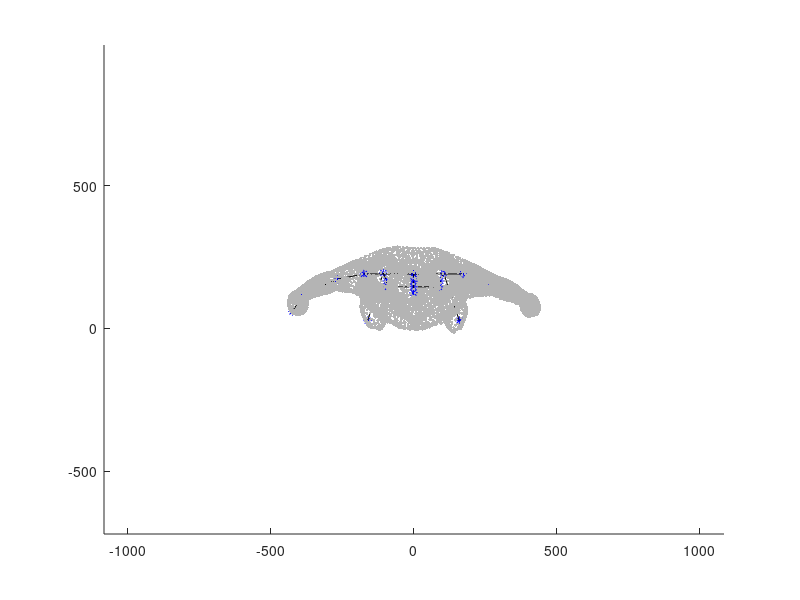

The MATLAB source for this figure: (Note: this script raises an error after producing the figure.)
clc 
clear all
addpath(genpath('external'));
addpath(genpath('functions'));
%addpath('F:\[GitHub]\Hand_deformation_model\functions');
%addpath('C:\Users\Hayoung Jung\Documents\[GitHub-Labtop]\Hand_deformation_model\functions');
%addpath('/Users/user/Documents/GitHub/Hand_deformation_model\functions');

load('Body_temp.mat');
V = Body_temp.V; F = Body_temp.F; COR = Body_temp.COR; v_segment = Body_temp.v_segment; weights = Body_temp.weights;
C = COR;

for i = 1:length(COR)
Body_temp.spheres{i}.center = COR(i,:);
Body_temp.spheres{i}.bone = Body_temp.parent(i);
end 

%% Visualization 3D body
C = COR;
figure()
hold on
axis equal
scatter3(V(:,1),V(:,2),V(:,3),'.', 'MarkerEdgeColor',[180/255, 180/255, 180/255])
plot3(C(:,1),C(:,2),C(:,3),'b*')
plot3(C([1 10 11 12 13],1),C([1 10 11 12 13],2),C([1 10 11 12 13],3), 'k-');
plot3(C(1:5,1),C(1:5,2),C(1:5,3), 'k-');
plot3(C([1 6:9],1),C([1 6:9],2),C([1 6:9],3), 'k-');
plot3(C(14:17,1),C(14:17,2),C(14:17,3), 'k-');
plot3(C(18:21,1),C(18:21,2),C(18:21,3), 'k-');
plot3(C([14 11 18],1),C([14 11 18],2),C([14 11 18],3), 'k-');
hold off

%% Transform matrix setting

transforms = cell(1, 21);
for i = 1 : 21
    transforms{i} = eye(4);
end
axes = bone_axes_body(COR);

% left-arm setting
COR_leftarm_link = zeros(16,1);
COR_leftarm_link(14:16,1) = [15; 16; 17];

%% transform matrix per vertex

% tansforms_vi = cell(1,13249);
% for i = 1:13249
%     transforms_vi{1} = eye(4);
% end
% axes = bone_axes_body(COR);

%%
angle = zeros(4,1);
COR_tr = COR;

% 1 rad = 57.3 deg. 0.785 rad = 45.0 deg.
angle(1) = 0;
angle(2) = 0; %shoulder flexion/extension
%angle(2) = 0;
angle(3) = 0; 
angle(4) = 0;

transforms{11} = matrix_rotation(...
    angle(1), ... % rotation angle  
    matrix_apply(transforms{10}, axes{11}(1 : 3, 1)'), ... % axis1: XX; axis2: XX; axis3: XXe
    matrix_apply(transforms{10}, axes{11}(1 : 3, 4)') ... % center
) * transforms{10};
% transforms{14} = matrix_rotation( ... % left shoulder
%     angle(2), ... % rotation angle: 0 ~ 2, range 3 = 180 deg.  
%     matrix_apply(transforms{11}, axes{14}(1 : 3, 2)'), ... % axis1: axis2: flexion(-)/extention(+); axis3: abduction(+)/adduction(-)
%     matrix_apply(transforms{11}, axes{14}(1 : 3, 4)') ... % center
% ) * transforms{11};
transforms{14} = matrix_rotation( ... % left shoulder
    angle(2), ... % rotation angle: 0 ~ 2, range 3 = 180 deg.  
    matrix_apply(transforms{11}, axes{14}(1 : 3, 3)'), ... % axis1: axis2: flexion(-)/extention(+); axis3: abduction(+)/adduction(-)
    matrix_apply(transforms{11}, axes{14}(1 : 3, 4)') ... % center
) * transforms{11};

transforms{15} = matrix_rotation( ... % left elbow
    angle(3), ...
    matrix_apply(transforms{14}, axes{15}(1 : 3, 2)'), ...
    matrix_apply(transforms{14}, axes{15}(1 : 3, 4)') ...
) * transforms{14};
transforms{16} = matrix_rotation( ... % left wrist
    angle(4), ...
    matrix_apply(transforms{15}, axes{16}(1 : 3, 2)'), ...
    matrix_apply(transforms{15}, axes{16}(1 : 3, 4)') ...
) * transforms{15};
transforms{17} = matrix_rotation( ... % hand tip
    0, ...
    matrix_apply(transforms{16}, axes{16}(1 : 3, 2)'), ... 
    matrix_apply(transforms{16}, axes{16}(1 : 3, 4)') ...
) * transforms{16};

for i = 15:17
    COR_tr(i,:) = matrix_apply(transforms{i-1}, COR_tr(i,:));
end 
axes = bone_axes_body(COR_tr);

angle(3) = 1; 
transforms{15} = matrix_rotation( ... % left elbow
    angle(3), ...
    matrix_apply(transforms{14}, axes{15}(1 : 3, 2)'), ... % axis2: flexion(+)/extension(-)
    matrix_apply(transforms{14}, axes{15}(1 : 3, 4)') ...
) * transforms{14};
transforms{16} = matrix_rotation( ... % left wrist
    angle(4), ...
    matrix_apply(transforms{15}, axes{16}(1 : 3, 2)'), ... % axis2: ulnar/radial deviation
    matrix_apply(transforms{15}, axes{16}(1 : 3, 4)') ...
) * transforms{15};
transforms{17} = matrix_rotation( ... % hand tip
    0, ...
    matrix_apply(transforms{16}, axes{16}(1 : 3, 2)'), ...
    matrix_apply(transforms{16}, axes{16}(1 : 3, 4)') ...
) * transforms{16};

for i = 16:17
    COR_tr(i,:) = matrix_apply(transforms{i-1}, COR_tr(i,:));
end
axes = bone_axes_body(COR_tr);

%% CoR transformation

% COR_tr(15,:) = matrix_apply(transforms{14}, COR_tr(15,:));
% COR_tr(16,:) = matrix_apply(transforms{15}, COR_tr(16,:));
% COR_tr(17,:) = matrix_apply(transforms{16}, COR_tr(17,:));

% for i = 16:17
%     COR_tr(i,:) = matrix_apply(transforms{i-1}, COR_tr(i,:));
% end 


%% CoR Transformed plot
figure()
hold on
axis equal
%scatter3(COR(14,1),COR(14,2),COR(14,3),'*', 'MarkerEdgeColor',[0/255, 0/255, 0/255])
scatter3(COR_tr(:,1),COR_tr(:,2),COR_tr(:,3),'*', 'MarkerEdgeColor',[0/255, 0/255, 255/255])
plot3(COR_tr([1 10 11 12 13],1),COR_tr([1 10 11 12 13],2),COR_tr([1 10 11 12 13],3), 'k-');
plot3(COR_tr(1:5,1),COR_tr(1:5,2),COR_tr(1:5,3), 'k-');
plot3(COR_tr([1 6:9],1),COR_tr([1 6:9],2),COR_tr([1 6:9],3), 'k-');
plot3(COR_tr(14:17,1),COR_tr(14:17,2),COR_tr(14:17,3), 'k-');
plot3(COR_tr(18:21,1),COR_tr(18:21,2),COR_tr(18:21,3), 'k-');
plot3(COR_tr([14 11 18],1),COR_tr([14 11 18],2),COR_tr([14 11 18],3), 'k-');
hold off
%% new transformation function

weight14 = weights(:,14);
LI = weight14 ~= 0;  % V14 vertices
LII = weight14 == 0; % non_V14 vertices
V14 = V(LI,:);
non_V14 = V(LII,:);
V14_weights = weight14(LI);

weighted_tr = zeros(size(V,1),3);
for i = 1:size(V,1)
    basic_T = eye(4);
    weighted_T = transforms{14}*weight14(i);
    
    if weight14(i) == 0
        T = basic_T;
    else
        T = weighted_T;;
    end
    %transforms{14} - T
    weighted_tr(i,:) = matrix_apply(T, V(i,:),1);
end 

test = weighted_tr - V


% vectors = matrix_apply(matrix, vectors, constant)
V14_transformed = matrix_apply(transforms{14},V14,1);

figure()
hold on
axis equal
scatter3(COR(14,1),COR(14,2),COR(14,3),'*', 'MarkerEdgeColor',[0/255, 0/255, 0/255])
scatter3(V14(:,1),V14(:,2),V14(:,3),'.', 'MarkerEdgeColor',[255/255, 0/255, 0/255])
scatter3(non_V14(:,1),non_V14(:,2),non_V14(:,3),'.', 'MarkerEdgeColor',[180/255, 180/255, 180/255])
scatter3(V14_transformed(:,1),V14_transformed(:,2),V14_transformed(:,3),'.', 'MarkerEdgeColor',[0/255, 0/255, 255/255])
hold off

figure()
hold on
axis equal
scatter3(COR(14:15,1),COR(14:15,2),COR(14:15,3),'*', 'MarkerEdgeColor',[0/255, 0/255, 0/255])
% scatter3(V14(:,1),V14(:,2),V14(:,3),'.', 'MarkerEdgeColor',[255/255, 0/255, 0/255])
scatter3(non_V14(:,1),non_V14(:,2),non_V14(:,3),'.', 'MarkerEdgeColor',[180/255, 180/255, 180/255])
%scatter3(weighted_V14(:,1),weighted_V14(:,2),weighted_V14(:,3),'.', 'MarkerEdgeColor',[0/255, 0/255, 255/255])
hold off

weighted_tr

figure() % whole plotting - posture changed
hold on
axis equal
scatter3(COR(14:15,1),COR(14:15,2),COR(14:15,3),'*', 'MarkerEdgeColor',[0/255, 0/255, 0/255])
scatter3(non_V14(:,1),non_V14(:,2),non_V14(:,3),'.', 'MarkerEdgeColor',[180/255, 180/255, 180/255]) % non_V14
%scatter3(weighted_tr(:,1),weighted_tr(:,2),weighted_tr(:,3),'.', 'MarkerEdgeColor',[0/255, 0/255, 255/255])
scatter3(test(:,1),test(:,2),test(:,3),'.', 'MarkerEdgeColor',[0/255, 0/255, 255/255])
hold off

%% 

transformed = Body_temp;
%transformed = skin_linear_body(transformed, transforms);
transformed = skin_dualquat_body(transformed, transforms);
axes = bone_axes_body(transformed.COR);

%% Plotting joint 14 influence weights

weight14 = weights(:,14);
LI = weight14 ~= 0;
LII = weight14 == 0;
V14 = V(LI,:);
non_V14 = V(LII,:);

AT = zeros(2,3);
AT(1,:) = V14(1,:);
cc = (transforms{14}*v_mx)';
AT(2,:) = cc(1,1:3);

figure()
hold on
axis equal
scatter3(V14(2:end,1),V14(2:end,2),V14(2:end,3),'.', 'MarkerEdgeColor',[255/255, 0/255, 0/255])
scatter3(non_V14(:,1),non_V14(:,2),non_V14(:,3),'.', 'MarkerEdgeColor',[180/255, 180/255, 180/255])
scatter3(AT(:,1),AT(:,2),AT(:,3),'.', 'MarkerEdgeColor',[0/255, 0/255, 255/255])
hold off



%% after transformation

C = transformed.COR;
V = transformed.V;
figure()
hold on
axis equal
scatter3(V(:,1),V(:,2),V(:,3),'.', 'MarkerEdgeColor',[180/255, 180/255, 180/255])
plot3(C(:,1),C(:,2),C(:,3),'b*')
plot3(C([1 10 11 12 13],1),C([1 10 11 12 13],2),C([1 10 11 12 13],3), 'k-');
plot3(C(1:5,1),C(1:5,2),C(1:5,3), 'k-');
plot3(C([1 6:9],1),C([1 6:9],2),C([1 6:9],3), 'k-');
plot3(C(14:17,1),C(14:17,2),C(14:17,3), 'k-');
plot3(C(18:21,1),C(18:21,2),C(18:21,3), 'k-');
plot3(C([14 11 18],1),C([14 11 18],2),C([14 11 18],3), 'k-');
hold off

%% angle apply
angle = zeros(19,1);

angle(1) = -0.4;
angle(2) = 0.2;
angle(3) = -0.6;

angle(4) = -0.15;
angle(5) = -0.35;
angle(6) = -0.1;

angle(7) = -0.3;
angle(8) = -0.25;
angle(9) = -0.15;

angle(10) = -0.35;
angle(11) = -0.40;
angle(12) = -0.1;

angle(13) = -0.65;
angle(14) = -0.4;
angle(15) = 0;

%MCP
% angle(16) = ;
angle(17) = 0.1;
angle(18) = 0.1;
% angle(19) = ;

%% MCP abduction/adduction motion
transforms_ad{1} = matrix_rotation( ... % D2 MCP -ab/ad
    angle(16), ... % rotation angle: 0 ~ 2, range 3 = 180 deg. 
    matrix_apply(transforms{2}, axes{6}(1 : 3, 3)', 0), ... axis - 3: abduction/adduction
    matrix_apply(transforms{2}, axes{6}(1 : 3, 4)') ... % center
) * transforms{2};
transforms_ad{2} = matrix_rotation( ...  % D3 MCP - ab/ad
    angle(17), ... % rotation angle: 0 ~ 2, range 3 = 180 deg. 
    matrix_apply(transforms{2}, axes{9}(1 : 3, 3)', 0), ... axis - 3: abduction/adduction
    matrix_apply(transforms{2}, axes{9}(1 : 3, 4)') ... % center
) * transforms{2};
transforms_ad{3} = matrix_rotation( ...  % D4 MCP -ab/ad
    angle(18), ... % rotation angle: 0 ~ 2, range 3 = 180 deg. 
    matrix_apply(transforms{2}, axes{12}(1 : 3, 3)', 0), ... axis - 3: abduction/adduction
    matrix_apply(transforms{2}, axes{12}(1 : 3, 4)') ... % center
) * transforms{2};
transforms_ad{4} = matrix_rotation( ... % D5 MCP - ab/ad
    angle(19), ... % rotation angle: 0 ~ 2, range 3 = 180 deg. 
    matrix_apply(transforms{2}, axes{16}(1 : 3, 3)', 0), ...  axis - 3: abduction/adduction
    matrix_apply(transforms{2}, axes{16}(1 : 3, 4)') ... % center
) * transforms{2};

%% Flexion/extension of fingers 
transforms{3} = matrix_rotation( ... % D1 CMC
    angle(1), ... % rotation angle: 0 ~ 2, range 3 = 180 deg.
    matrix_apply(transforms{2}, axes{3}(1 : 3, 1)', 0), ... % axis1: red; axis2: green; axis3: blue
    matrix_apply(transforms{2}, axes{3}(1 : 3, 4)') ... % center
) * transforms{2};
transforms{4} = matrix_rotation( ... % D1 MCP
    angle(2), ...
    matrix_apply(transforms{3}, axes{4}(1 : 3, 2)', 0), ... % axis1: red; axis2: green; axis3: blue
    matrix_apply(transforms{3}, axes{4}(1 : 3, 4)') ...
) * transforms{3};
transforms{5} = matrix_rotation( ... % D1 IP
    angle(3), ...
    matrix_apply(transforms{4}, axes{5}(1 : 3, 2)', 0), ... % axis1: red; axis2: green; axis3: blue
    matrix_apply(transforms{4}, axes{5}(1 : 3, 4)') ...
) * transforms{4};

transforms{6} = matrix_rotation( ... % D2 MCP
    angle(4), ... % rotation angle: 0 ~ 2, range 3 = 180 deg. 
    matrix_apply(transforms{2}, axes{6}(1 : 3, 2)', 0), ... % axis - 1: supination, pronation; 2: flexion/extension; 3: abduction/adduction
    matrix_apply(transforms{2}, axes{6}(1 : 3, 4)') ... % center
) * transforms_ad{1} * transforms{2};
transforms{7} = matrix_rotation( ... % D2 PIP
    angle(5), ...
    matrix_apply(transforms{6}, axes{7}(1 : 3, 2)', 0), ...
    matrix_apply(transforms{6}, axes{7}(1 : 3, 4)') ...
) * transforms{6};
transforms{8} = matrix_rotation( ... % D2 DIP
    angle(6), ...
    matrix_apply(transforms{7}, axes{8}(1 : 3, 2)', 0), ...
    matrix_apply(transforms{7}, axes{8}(1 : 3, 4)') ...
) * transforms{7};

transforms{9} = matrix_rotation( ...  % D3 MCP
    angle(7), ... % rotation angle: 0 ~ 2, range 3 = 180 deg. 
    matrix_apply(transforms{2}, axes{9}(1 : 3, 2)', 0), ... % axis - 1: supination, pronation; 2: flexion/extension; 3: abduction/adduction
    matrix_apply(transforms{2}, axes{9}(1 : 3, 4)') ... % center
) * transforms_ad{2} * transforms{2};
transforms{10} = matrix_rotation( ... % D3 PIP
    angle(8), ...
    matrix_apply(transforms{9}, axes{10}(1 : 3, 2)', 0), ...
    matrix_apply(transforms{9}, axes{10}(1 : 3, 4)') ...
) * transforms{9};
transforms{11} = matrix_rotation( ... % D3 DIP
    angle(9), ...
    matrix_apply(transforms{10}, axes{11}(1 : 3, 2)', 0), ...
    matrix_apply(transforms{10}, axes{11}(1 : 3, 4)') ...
) * transforms{10};

transforms{12} = matrix_rotation( ...  % D4 MCP
    angle(10), ... % rotation angle: 0 ~ 2, range 3 = 180 deg. 
    matrix_apply(transforms{2}, axes{12}(1 : 3, 2)', 0), ... % axis - 1: supination, pronation; 2: flexion/extension; 3: abduction/adduction
    matrix_apply(transforms{2}, axes{12}(1 : 3, 4)') ... % center
) * transforms_ad{3}* transforms{2};
transforms{13} = matrix_rotation( ... % D4 PIP
    angle(11), ...
    matrix_apply(transforms{12}, axes{13}(1 : 3, 2)', 0), ...
    matrix_apply(transforms{12}, axes{13}(1 : 3, 4)') ...
) * transforms{12};
transforms{14} = matrix_rotation( ... % D4 DIP
    angle(12), ...
    matrix_apply(transforms{13}, axes{14}(1 : 3, 2)', 0), ...
    matrix_apply(transforms{13}, axes{14}(1 : 3, 4)') ...
) * transforms{13};

transforms{16} = matrix_rotation( ... % D5 MCP
    angle(13), ... % rotation angle: 0 ~ 2, range 3 = 180 deg. 
    matrix_apply(transforms{2}, axes{16}(1 : 3, 2)', 0), ... % axis - 1: supination, pronation; 2: flexion/extension; 3: abduction/adduction
    matrix_apply(transforms{2}, axes{16}(1 : 3, 4)') ... % center
) * transforms_ad{4} * transforms{2};
transforms{17} = matrix_rotation( ...% D5 PIP
    angle(14), ...
    matrix_apply(transforms{16}, axes{17}(1 : 3, 2)', 0), ...
    matrix_apply(transforms{16}, axes{17}(1 : 3, 4)') ...
) * transforms{16};
transforms{18} = matrix_rotation( ... % D5 DIP
    angle(15), ...
    matrix_apply(transforms{17}, axes{18}(1 : 3, 2)', 0), ...
    matrix_apply(transforms{17}, axes{18}(1 : 3, 4)') ...
) * transforms{17};
